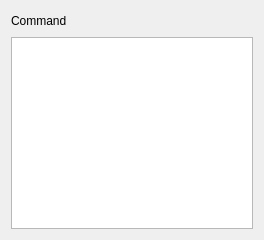
<?xml version="1.0" encoding="UTF-8"?>
<ui version="4.0">
 <class>CreateCmdlineBasedWorkerWizardCommandPage</class>
 <widget class="QWizardPage" name="CreateCmdlineBasedWorkerWizardCommandPage">
  <property name="geometry">
   <rect>
    <x>0</x>
    <y>0</y>
    <width>264</width>
    <height>240</height>
   </rect>
  </property>
  <property name="windowTitle">
   <string>WizardPage</string>
  </property>
  <layout class="QVBoxLayout" name="verticalLayout">
   <item>
    <widget class="QLabel" name="lblTitle">
     <property name="text">
      <string>Command</string>
     </property>
    </widget>
   </item>
   <item>
    <widget class="QTextEdit" name="teCommand">
     <property name="sizePolicy">
      <sizepolicy hsizetype="Expanding" vsizetype="Minimum">
       <horstretch>0</horstretch>
       <verstretch>0</verstretch>
      </sizepolicy>
     </property>
     <property name="minimumSize">
      <size>
       <width>0</width>
       <height>75</height>
      </size>
     </property>
    </widget>
   </item>
  </layout>
 </widget>
 <resources/>
 <connections/>
</ui>
